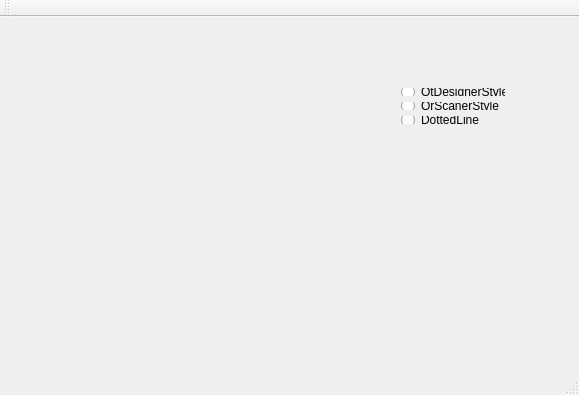
<?xml version="1.0" encoding="UTF-8"?>
<ui version="4.0">
 <class>MainWindow</class>
 <widget class="QMainWindow" name="MainWindow">
  <property name="geometry">
   <rect>
    <x>0</x>
    <y>0</y>
    <width>579</width>
    <height>395</height>
   </rect>
  </property>
  <property name="windowTitle">
   <string>testbodyselectedstyle</string>
  </property>
  <widget class="QWidget" name="centralWidget">
   <widget class="QQtWidget" name="widget" native="true">
    <property name="geometry">
     <rect>
      <x>50</x>
      <y>50</y>
      <width>161</width>
      <height>101</height>
     </rect>
    </property>
   </widget>
   <widget class="QWidget" name="">
    <property name="geometry">
     <rect>
      <x>390</x>
      <y>60</y>
      <width>126</width>
      <height>58</height>
     </rect>
    </property>
    <layout class="QVBoxLayout" name="verticalLayout">
     <item>
      <widget class="QRadioButton" name="radioButton">
       <property name="text">
        <string>QtDesignerStyle</string>
       </property>
      </widget>
     </item>
     <item>
      <widget class="QRadioButton" name="radioButton_2">
       <property name="text">
        <string>QrScanerStyle</string>
       </property>
      </widget>
     </item>
     <item>
      <widget class="QRadioButton" name="radioButton_3">
       <property name="text">
        <string>DottedLine</string>
       </property>
      </widget>
     </item>
    </layout>
   </widget>
  </widget>
  <widget class="QMenuBar" name="menuBar">
   <property name="geometry">
    <rect>
     <x>0</x>
     <y>0</y>
     <width>579</width>
     <height>22</height>
    </rect>
   </property>
  </widget>
  <widget class="QToolBar" name="mainToolBar">
   <attribute name="toolBarArea">
    <enum>TopToolBarArea</enum>
   </attribute>
   <attribute name="toolBarBreak">
    <bool>false</bool>
   </attribute>
  </widget>
  <widget class="QStatusBar" name="statusBar"/>
 </widget>
 <layoutdefault spacing="6" margin="11"/>
 <customwidgets>
  <customwidget>
   <class>QQtWidget</class>
   <extends>QWidget</extends>
   <header>qqtwidget.h</header>
   <container>1</container>
  </customwidget>
 </customwidgets>
 <resources/>
 <connections/>
</ui>
